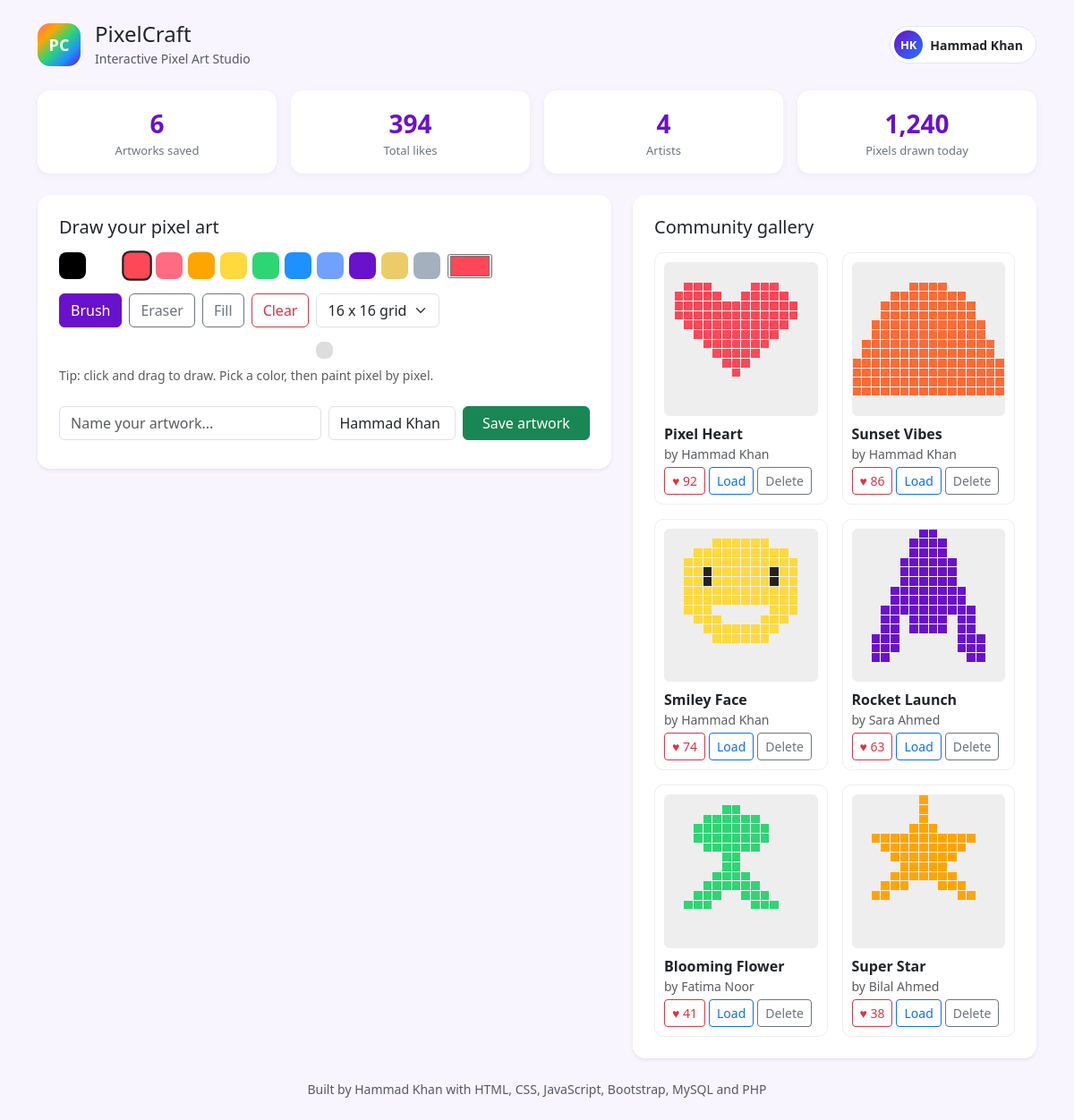
The page / on the database its author committed.
### tables this page shows
CREATE TABLE IF NOT EXISTS artworks (
    id INT AUTO_INCREMENT PRIMARY KEY,
    title VARCHAR(255) NOT NULL,
    artist VARCHAR(255) NOT NULL DEFAULT 'Hammad Khan',
    grid_size INT DEFAULT 16,
    pixels TEXT NOT NULL,
    likes INT DEFAULT 0,
    created_at TIMESTAMP DEFAULT CURRENT_TIMESTAMP
);

### index.php (the view, shortened to what this page needs)
<?php
require 'config.php';
$totalArtworks = (int)$pdo->query('SELECT COUNT(*) FROM artworks')->fetchColumn();
$totalLikes = (int)$pdo->query('SELECT COALESCE(SUM(likes), 0) FROM artworks')->fetchColumn();
$totalArtists = (int)$pdo->query('SELECT COUNT(DISTINCT artist) FROM artworks')->fetchColumn();
$pixelsToday = 1240;
$artworks = $pdo->query('SELECT * FROM artworks ORDER BY likes DESC, created_at DESC')->fetchAll();
function render_mini_grid($pixelsJson, $size) {
    $pixels = json_decode($pixelsJson, true);
    $html = '<div class="mini-grid" style="grid-template-columns: repeat(' . (int)$size . ', 1fr);">';
    for ($i = 0; $i < $size * $size; $i++) {
        $color = $pixels[(string)$i] ?? 'transparent';
        $html .= '<div style="background:' . htmlspecialchars($color) . '"></div>';
    }
    $html .= '</div>';
    return $html;
}
?>
<!DOCTYPE html>
<html lang="en">
<head>
    <link href="https://cdn.jsdelivr.net/npm/bootstrap@5.3.3/dist/css/bootstrap.min.css" rel="stylesheet">
    <link rel="stylesheet" href="assets/css/style.css">
</head>
<body>
<div class="container py-4">
    <header class="d-flex align-items-center justify-content-between mb-4">
        <div class="d-flex align-items-center gap-3">
            <div class="logo">PC</div>
            <div>
                <h1 class="h4 mb-0">PixelCraft</h1>
                <small class="text-muted">Interactive Pixel Art Studio</small>
            </div>
        </div>
        <div class="user-chip">
            <span class="avatar avatar-sm">HK</span>
            <span>Hammad Khan</span>
        </div>
    </header>
    <div class="row g-3 mb-4">
        <div class="col-6 col-md-3">
            <div class="card stat-card text-center p-3">
                <div class="stat-number"><?= $totalArtworks ?></div>
                <div class="stat-label">Artworks saved</div>
            </div>
        </div>
        <div class="col-6 col-md-3">
            <div class="card stat-card text-center p-3">
                <div class="stat-number"><?= $totalLikes ?></div>
                <div class="stat-label">Total likes</div>
            </div>
        </div>
        <div class="col-6 col-md-3">
            <div class="card stat-card text-center p-3">
                <div class="stat-number"><?= $totalArtists ?></div>
                <div class="stat-label">Artists</div>
            </div>
        </div>
        <div class="col-6 col-md-3">
            <div class="card stat-card text-center p-3">
                <div class="stat-number"><?= number_format($pixelsToday) ?></div>
                <div class="stat-label">Pixels drawn today</div>
            </div>
        </div>
    </div>
    <div class="row g-4">
        <div class="col-lg-7">
            <div class="card studio-card p-4 shadow-sm">
                <h2 class="h5 mb-3">Draw your pixel art</h2>
                <div class="d-flex flex-wrap gap-2 align-items-center mb-3">
                    <div class="palette" id="palette"></div>
                    <input type="color" id="customColor" value="#ff4757" title="Pick any color">
                </div>
                <div class="d-flex flex-wrap gap-2 mb-3">
                    <button type="button" class="btn btn-primary tool-btn active" data-tool="brush">Brush</button>
                    <button type="button" class="btn btn-outline-secondary tool-btn" data-tool="eraser">Eraser</button>
                    <button type="button" class="btn btn-outline-secondary tool-btn" data-tool="fill">Fill</button>
                    <button type="button" class="btn btn-outline-danger" id="clearBtn">Clear</button>
                    <select id="gridSize" class="form-select w-auto">
                        <option value="16" selected>16 x 16 grid</option>
                    </select>
                </div>
                <div id="canvas" class="pixel-canvas"></div>
                <p class="text-muted small mt-2 mb-4">Tip: click and drag to draw. Pick a color, then paint pixel by pixel.</p>
                <div class="row g-2">
                    <div class="col-md-6">
                        <input type="text" id="artTitle" class="form-control" placeholder="Name your artwork..." maxlength="80">
                    </div>
                    <div class="col-md-3">
                        <input type="text" id="artArtist" class="form-control" value="Hammad Khan" maxlength="80">
                    </div>
                    <div class="col-md-3">
                        <button type="button" id="saveBtn" class="btn btn-success w-100">Save artwork</button>
                    </div>
                </div>
            </div>
        </div>
        <div class="col-lg-5">
            <div class="card p-4 shadow-sm">
                <h2 class="h5 mb-3">Community gallery</h2>
                <?php if (empty($artworks)): ?>
                    <p class="text-muted mb-0">No artworks yet. Be the first to draw one.</p>
                <?php else: ?>
                    <div class="row g-3">
                        <?php foreach ($artworks as $a): ?>
                        <div class="col-6">
                            <div class="gallery-item">
                                <?= render_mini_grid($a['pixels'], (int)$a['grid_size']) ?>
                                <div class="mt-2">
                                    <b><?= htmlspecialchars($a['title']) ?></b>
                                    <small class="text-muted d-block">by <?= htmlspecialchars($a['artist']) ?></small>
                                    <div class="d-flex gap-1 mt-1">
                                        <button type="button" class="btn btn-sm btn-outline-danger like-btn" data-id="<?= (int)$a['id'] ?>">♥ <span><?= (int)$a['likes'] ?></span></button>
                                        <button type="button" class="btn btn-sm btn-outline-primary load-btn" data-id="<?= (int)$a['id'] ?>">Load</button>
                                        <a href="delete_art.php?id=<?= (int)$a['id'] ?>" class="btn btn-sm btn-outline-secondary" onclick="return confirmDelete()">Delete</a>
                                    </div>
                                </div>
                            </div>
                        </div>
                        <?php endforeach; ?>
                    </div>
                <?php endif; ?>
            </div>
        </div>
    </div>
    <footer class="text-center text-muted mt-4 small">Built by Hammad Khan with HTML, CSS, JavaScript, Bootstrap, MySQL and PHP</footer>
</div>
</body>
</html>

### assets/css/style.css (style rules this page uses)
body { background: #f8f5ff; font-family: 'Segoe UI', system-ui, sans-serif; }
.logo { width: 48px; height: 48px; border-radius: 14px; background: linear-gradient(135deg, #ff6b81, #ffa502, #2ed573, #1e90ff, #6a11cb); color: #fff; display: flex; align-items: center; justify-content: center; font-weight: 800; font-size: 18px; }
.avatar { width: 48px; height: 48px; border-radius: 50%; background: linear-gradient(135deg, #6a11cb, #2575fc); color: #fff; display: flex; align-items: center; justify-content: center; font-weight: 700; font-size: 18px; }
.avatar-sm { width: 32px; height: 32px; font-size: 13px; }
.user-chip { display: flex; align-items: center; gap: 8px; background: #fff; border: 1px solid #e3e7f0; border-radius: 999px; padding: 4px 14px 4px 4px; font-weight: 600; font-size: 14px; }
.stat-card { border: none; box-shadow: 0 2px 10px rgba(0, 0, 0, 0.05); }
.stat-number { font-size: 28px; font-weight: 800; color: #6a11cb; }
.stat-label { font-size: 13px; color: #6c757d; }
.studio-card { border: none; border-radius: 14px; }
.pixel-canvas { display: grid; grid-template-columns: repeat(16, 1fr); gap: 1px; background: #ddd; border: 2px solid #ddd; border-radius: 8px; overflow: hidden; aspect-ratio: 1; max-width: 560px; margin: 0 auto; cursor: crosshair; touch-action: none; }
.palette { display: flex; gap: 6px; flex-wrap: wrap; }
.tool-btn.active { background: #6a11cb; border-color: #6a11cb; color: #fff; }
.mini-grid { display: grid; gap: 1px; background: #eee; border: 1px solid #eee; border-radius: 6px; overflow: hidden; aspect-ratio: 1; }
.mini-grid div { aspect-ratio: 1; }
.gallery-item { background: #fff; border: 1px solid #eee; border-radius: 10px; padding: 10px; }
.card { border: none; border-radius: 14px; }
.btn-primary { background: #6a11cb; border-color: #6a11cb; }

### rows shown on the page
artworks: title "Pixel Heart", artist "Hammad Khan", likes "92"
artworks: title "Sunset Vibes", artist "Hammad Khan", likes "86"
artworks: title "Smiley Face", artist "Hammad Khan", likes "74"
artworks: title "Rocket Launch", artist "Sara Ahmed", likes "63"
artworks: title "Blooming Flower", artist "Fatima Noor", likes "41"
artworks: title "Super Star", artist "Bilal Ahmed", likes "38"

### other values the page prints
$totalArtworks "6"
$totalLikes "394"
$totalArtists "4"
$pixelsToday "1,240"
